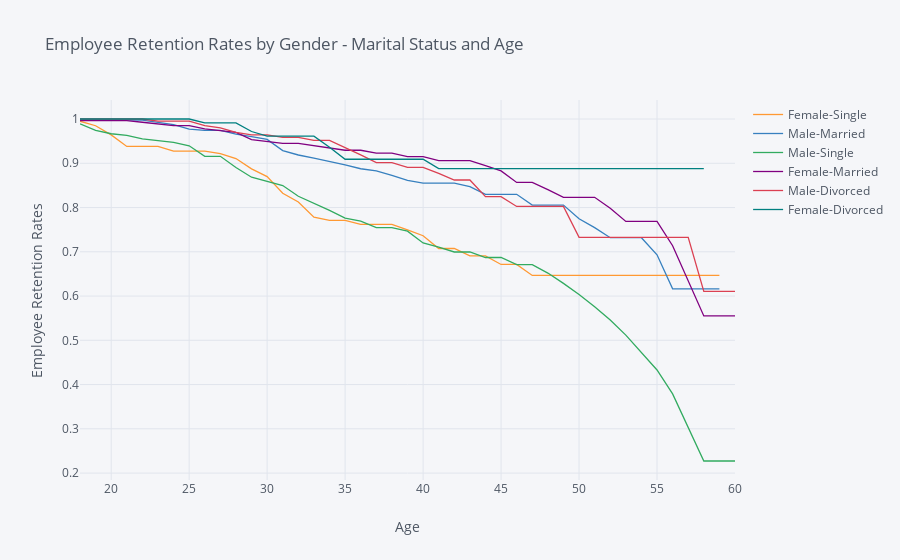

The notebook cell saved with this chart:
### Code cell
rates = survival(data, 'Gender_MaritalStatus','Age', 'Attrition')[1:]

rates.iplot(kind='line', xTitle='Age', yTitle='Employee Retention Rates',
            title='Employee Retention Rates by Gender - Marital Status and Age')
